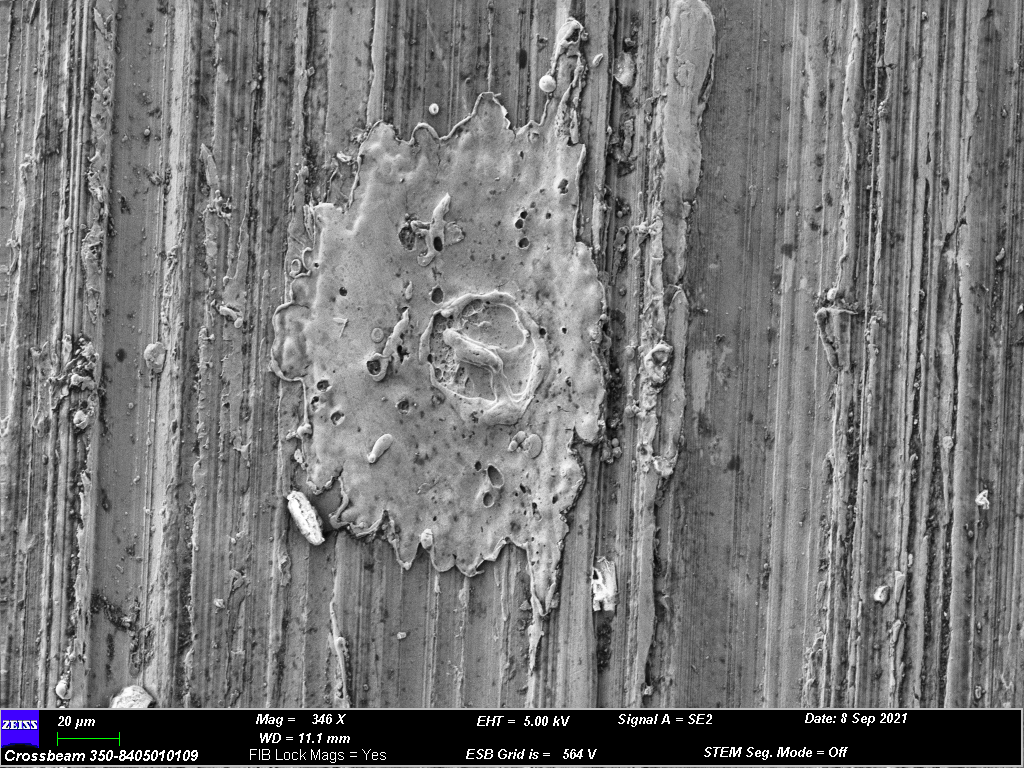
#> input picture images/210908 10 H273.tif, 1024 x 768 px
$ python segmentation.py
#> lines starting #> are read from the running program, lines starting #| are printed output that depends on the picture; after the words box and inside, x2 and y2 are one past the last pixel; in counts of white or black regions, pixels touching at a corner belong together
import numpy as np
import matplotlib.pyplot as plt

import skimage.data as data
import skimage.segmentation as seg
import skimage.filters as filters
import skimage.draw as draw
import skimage.color as color
import skimage.io as io
import argparse

# construct the argument parser and parse the arguments
ap = argparse.ArgumentParser()
ap.add_argument("-i","--image",
                default = "images/210908 10 H273.tif",
                help = "path to input image")
args = vars(ap.parse_args())

# Original
img = io.imread(args["image"])
#> img: shape (768, 1024); min 0, max 254, mean 118.2
# Cropping
rows,cols = img.shape
#> rows = 768; cols = 1024
img = img[0:rows - 70, 0:cols]
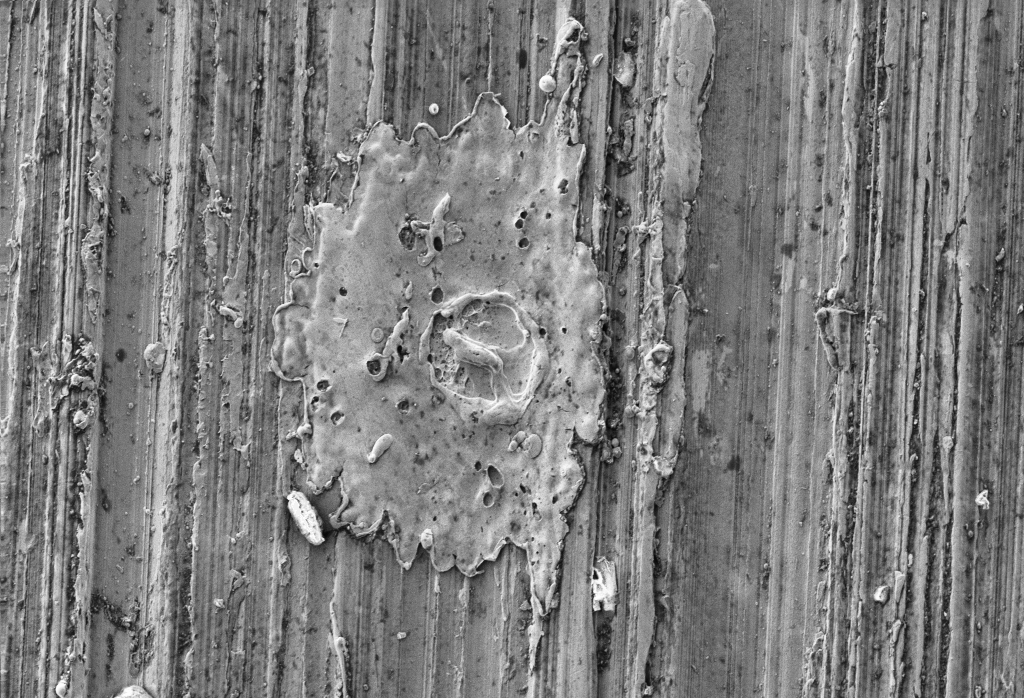
#> img: shape (698, 1024); min 3, max 254, mean 125.2
titles = ['Image Original']
images = [img]

i = 0
fig, ax = plt.subplots(nrows=4,ncols=2)
plt.subplot(4, 2, 1+i)
plt.imshow(images[i],'gray')
plt.title(titles[i])
plt.xticks([]),plt.yticks([])


# Supervised Thresholding: Some prior knowledge, possibly
# from human input, is used to guide the algorithm.
text_segmented = img > 150
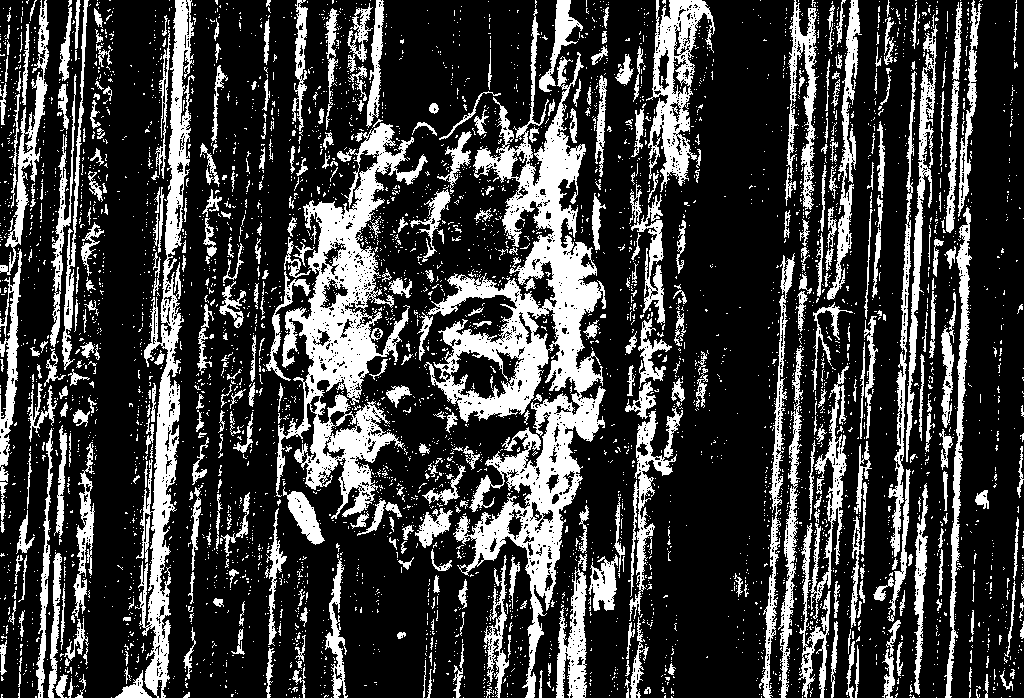
#> text_segmented: shape (698, 1024) bool; 24.6% white; 4791 white regions (4338 under 20 px), largest, box (x1, y1, x2, y2) and area: (424, 9, 606, 698) 32173, (276, 123, 428, 519) 18712, (135, 0, 195, 698) 11271
titles.append('Segmented T={}'.format(150))
images.append(text_segmented)

i = i+1
plt.subplot(4, 2, 1+i)
plt.imshow(images[i],'gray')
plt.title(titles[i])
plt.xticks([]),plt.yticks([])

# Unsupervised Thresholding: No prior knowledge is required.
# These algorithms attempt to subdivide images into
# meaningful regions automatically. The user may still be
# able to tweak certain settings to obtain desired outputs.

threshold = filters.threshold_otsu(img) # otsu,local,li,
#> threshold = 125
# multi ...
text_threshold_otsu = img > threshold
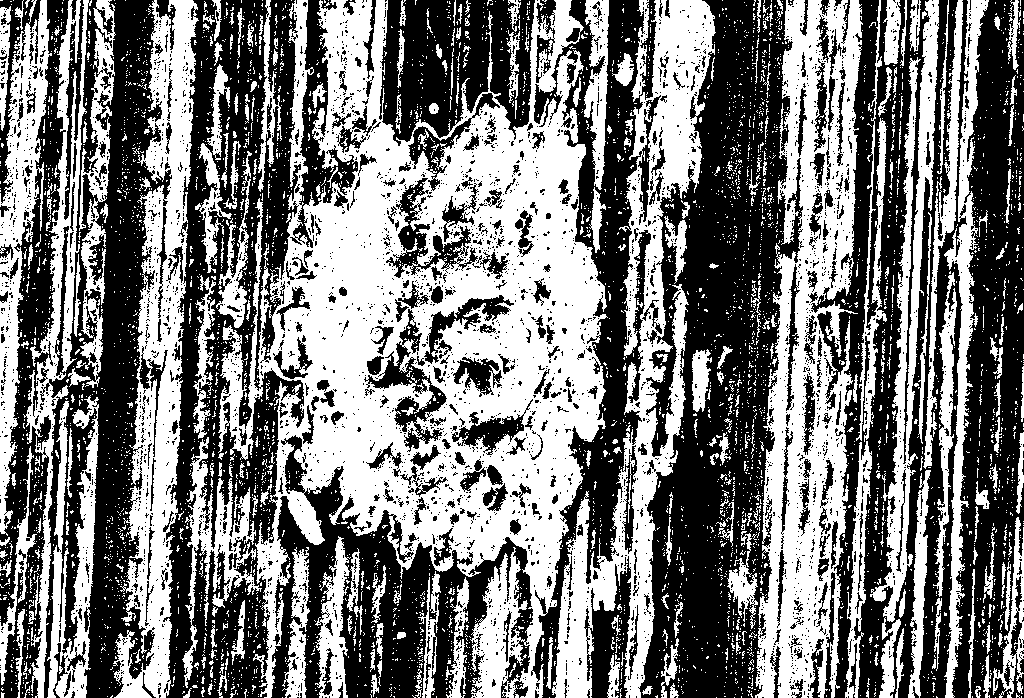
#> text_threshold_otsu: shape (698, 1024) bool; 47.7% white; 4928 white regions (4628 under 20 px), largest, box (x1, y1, x2, y2) and area: (218, 0, 608, 698) 122206, (755, 0, 863, 698) 39332, (552, 0, 716, 698) 29350
titles.append('Unsupervised Otsu T={}'.format(threshold))
images.append(text_threshold_otsu)

i = i+1
plt.subplot(4, 2, 1+i)
plt.imshow(images[i],'gray')
plt.title(titles[i])
plt.xticks([]),plt.yticks([])

threshold = filters.threshold_local(img, 151, 'mean')
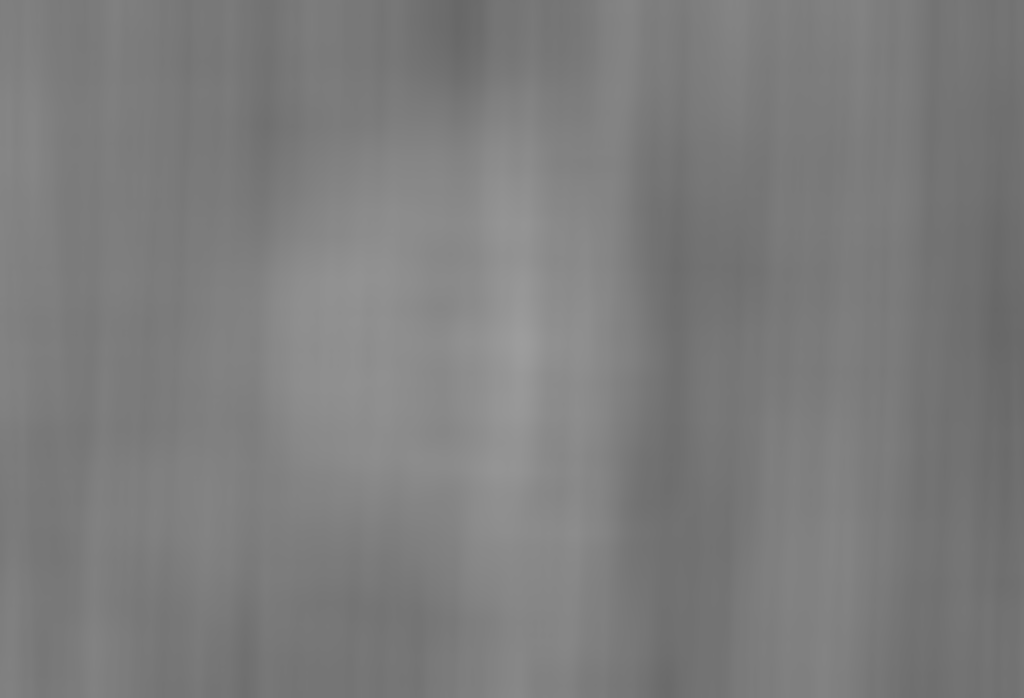
#> threshold: shape (698, 1024) float64; min 103.9, max 157.1, mean 125.2
text_threshold_local = img > threshold
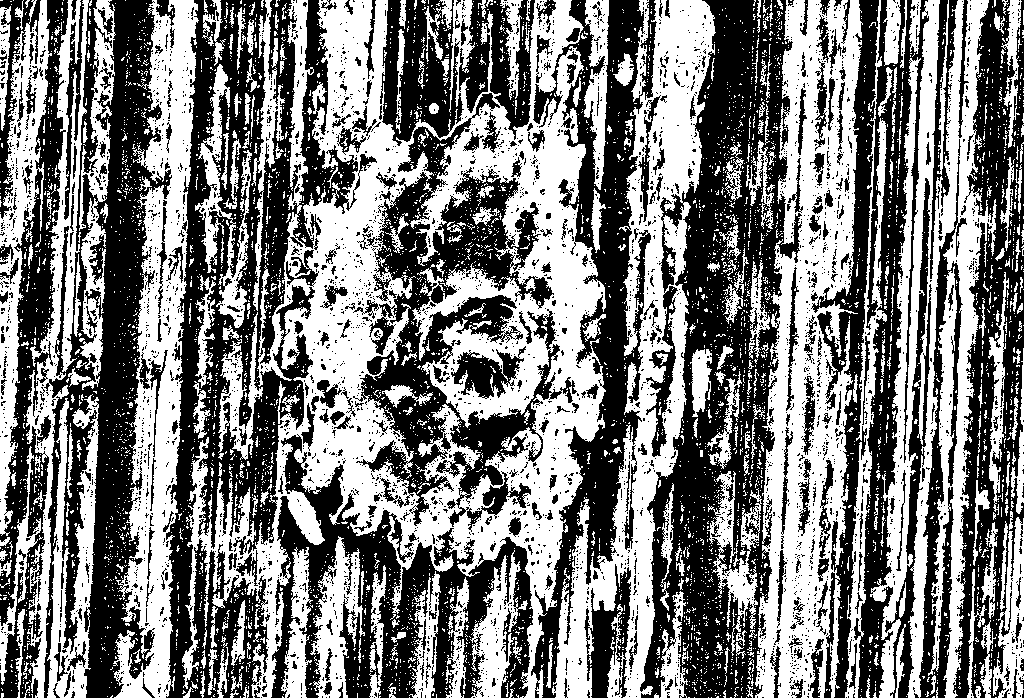
#> text_threshold_local: shape (698, 1024) bool; 49% white; 5127 white regions (4789 under 20 px), largest, box (x1, y1, x2, y2) and area: (182, 0, 606, 698) 99474, (755, 0, 863, 698) 40086, (870, 0, 997, 698) 32682
titles.append('Unsupervised Local')
images.append(text_threshold_local)

i = i+1
plt.subplot(4, 2, 1+i)
plt.imshow(images[i],'gray')
plt.title(titles[i])
plt.xticks([]),plt.yticks([])

img_gray = color.rgb2gray(img)
plt.imshow(img_gray, 'gray')

resolution = 360
radians = np.linspace(0, 2*np.pi, resolution)

radius = 300
X0 = 500
Y0 = 350

x = X0 + radius * np.cos(radians)  # cols
y = Y0 + radius * np.sin(radians)  # rows

circle_points = np.array([x, y]).T
points = circle_points[:-1]

titles.append('supervised Local')
images.append(img)

i = i+1
plt.subplot(4, 2, 1+i)
plt.plot(points[:, 0], points[:, 1], '--r', lw=3)
plt.axis('off')
plt.imshow(images[i],'gray')
plt.title(titles[i])
plt.xticks([]),plt.yticks([])


snake = seg.active_contour(img_gray, points)
#> snake = 359 pairs, first value 201.7 to 708.6, second value 50.95 to 649.4
titles.append('Default Snake')
images.append(img_gray)

i = i+1
plt.subplot(4, 2, 1+i)
plt.plot(snake[:, 0], snake[:, 1], '-b', lw=3)
plt.axis('off')
plt.imshow(images[i],'gray')
plt.title(titles[i])
plt.xticks([]),plt.yticks([])

#> (the run stopped early here; a loop or call above may not have finished)
